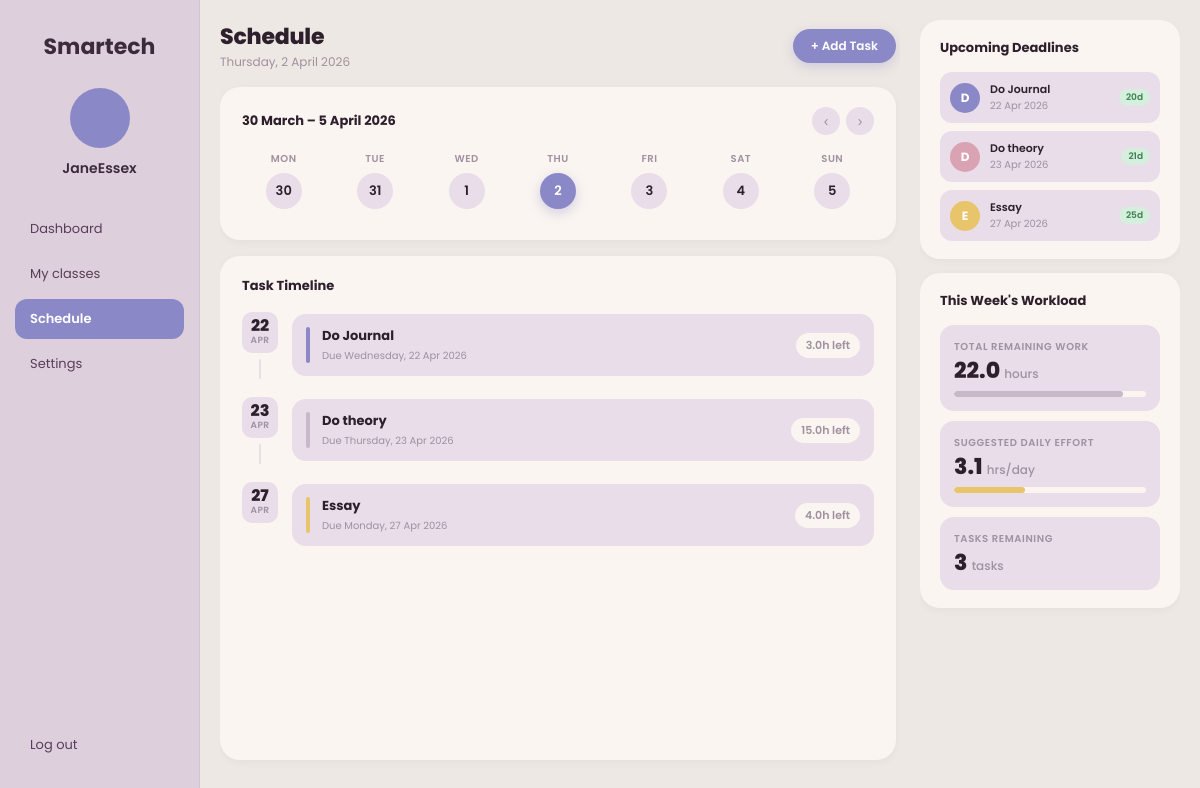
The page /schedule (signed in) on the database its author committed.
### models.py (models this page shows, shortened)
class User(UserMixin, db.Model):
    id = db.Column(db.Integer, primary_key=True)
    username = db.Column(db.String(100), unique=True, nullable=False)
    email = db.Column(db.String(150), unique=True, nullable=False)
    password_hash = db.Column(db.String(200), nullable=False)
    is_admin = db.Column(db.Boolean, default=False, nullable=False)
    courses = db.relationship('Course', backref='user', lazy=True)
    tasks = db.relationship('Task', backref='user', lazy=True)
    otp_code = db.Column(db.String(6), nullable=True)
    otp_expiry = db.Column(db.DateTime, nullable=True)

class Task(db.Model):
    id = db.Column(db.Integer, primary_key=True)
    title = db.Column(db.String(200), nullable=False)
    description = db.Column(db.Text, nullable=True)
    deadline = db.Column(db.Date, nullable=False)
    total_effort_hours = db.Column(db.Float, nullable=False)
    remaining_effort_hours = db.Column(db.Float, nullable=False)
    created_at = db.Column(db.DateTime, default=datetime.utcnow)
    user_id = db.Column(db.Integer, db.ForeignKey('user.id'), nullable=False)
    course_id = db.Column(db.Integer, db.ForeignKey('course.id'), nullable=False)
    progress_logs = db.relationship('ProgressLog', backref='task', lazy=True)

### app.py (the view)
@app.route("/schedule")
@login_required
def schedule():
    tasks = Task.query.filter_by(user_id=current_user.id).all()
    courses = Course.query.filter_by(user_id=current_user.id).all()
    return render_template("schedule.html", tasks=tasks, courses=courses, today=date.today())

### app.py (called while the page is built)
@login_manager.user_loader
def load_user(user_id):
    return User.query.get(int(user_id))

### templates/schedule.html (shortened to what this page needs)
{% extends "base.html" %}
{% block content %}
<div class="sched-main">
  <div class="sched-header">
    <div>
      <h2 class="sched-title">Schedule</h2>
      <div class="sched-date" id="todayLabel"></div>
    </div>
    <a href="{{ url_for('add_task') }}" class="add-task-btn">+ Add Task</a>
  </div>
  <div class="week-card">
    <div class="week-header">
      <span class="week-label" id="weekRangeLabel"></span>
      <div class="week-nav">
        <button class="week-nav-btn" onclick="changeWeek(-1)">‹</button>
        <button class="week-nav-btn" onclick="changeWeek(1)">›</button>
      </div>
    </div>
    <div class="week-days" id="weekDays"></div>
  </div>
  <div class="timeline-card">
    <p class="timeline-title">Task Timeline</p>
    <div class="timeline-list">
      {% set bar_colors = ['#8b88c8','#c9b8c8','#e8c46a','#a8c8a8','#d9a3b3'] %}
      {% if tasks %}
        {% for task in tasks | sort(attribute='deadline') %}
        <div class="timeline-item">
          <div class="timeline-left">
            <div class="tl-date-box">
              <div class="tl-date-day">{{ task.deadline.strftime('%d') }}</div>
              <div class="tl-date-mon">{{ task.deadline.strftime('%b') }}</div>
            </div>
            <div class="tl-line"></div>
          </div>
          <div class="timeline-right">
            <div class="tl-task-card">
              <div class="tl-bar" style="background:{{ bar_colors[loop.index0 % 5] }};"></div>
              <div class="tl-info">
                <div class="tl-task-name">{{ task.title }}</div>
                <div class="tl-task-sub">
                  Due {{ task.deadline.strftime('%A, %d %b %Y') }}
                </div>
              </div>
              <div class="tl-hrs">{{ task.remaining_effort_hours }}h left</div>
            </div>
          </div>
        </div>
        {% endfor %}
      {% else %}
        <div class="empty-schedule">
          <div style="font-size:36px; margin-bottom:10px;">📅</div>
          <p>No tasks scheduled yet.</p>
          <a href="{{ url_for('add_task') }}" style="color:var(--purple); font-weight:600; font-size:12px;">Add your first task →</a>
        </div>
      {% endif %}
    </div>
  </div>
</div>
<div class="sched-sidebar">
  <div class="side-card">
    <p class="side-title">Upcoming Deadlines</p>
    {% set avatar_colors = ['#8b88c8','#d9a3b3','#e8c46a','#a8c8a8','#c9b8c8'] %}
    {% if tasks %}
      {% for task in tasks | sort(attribute='deadline') | list %}
        {% set days_left = (task.deadline - today).days %}
        <div class="deadline-item" style="animation-delay:{{ loop.index0 * 0.06 }}s">
          <div class="dl-avatar" style="background:{{ avatar_colors[loop.index0 % 5] }};">
            {{ task.title[0].upper() }}
          </div>
          <div class="dl-info">
            <div class="dl-name">{{ task.title | truncate(20, True, '…') }}</div>
            <div class="dl-date">{{ task.deadline.strftime('%d %b %Y') }}</div>
          </div>
          {% if days_left < 0 %}
            <span class="dl-badge badge-red">overdue</span>
          {% elif days_left <= 3 %}
            <span class="dl-badge badge-yellow">{{ days_left }}d</span>
          {% else %}
            <span class="dl-badge badge-green">{{ days_left }}d</span>
          {% endif %}
        </div>
      {% endfor %}
    {% else %}
      <p style="font-size:12px; color:var(--text-muted);">No upcoming deadlines.</p>
    {% endif %}
  </div>
  <div class="side-card">
    <p class="side-title">This Week's Workload</p>
    {% set total_hrs = tasks | sum(attribute='remaining_effort_hours') %}
    {% set task_count = tasks | length %}
    {% set daily = (total_hrs / 7) | round(1) %}
    {% set pct = [total_hrs * 4, 100] | min %}
    <div class="workload-stat">
      <div class="wl-label">Total remaining work</div>
      <div class="wl-value">{{ total_hrs }} <span class="wl-unit">hours</span></div>
      <div class="wl-bar-track">
        <div class="wl-bar-fill {% if total_hrs > 20 %}alert{% elif total_hrs > 10 %}warn{% endif %}"
             style="width:{{ pct }}%;"></div>
      </div>
    </div>
    <div class="workload-stat">
      <div class="wl-label">Suggested daily effort</div>
      <div class="wl-value">{{ daily }} <span class="wl-unit">hrs/day</span></div>
      <div class="wl-bar-track">
        <div class="wl-bar-fill {% if daily > 6 %}alert{% elif daily > 3 %}warn{% endif %}"
             style="width:{{ [daily * 12, 100] | min }}%;"></div>
      </div>
    </div>
    <div class="workload-stat">
      <div class="wl-label">Tasks remaining</div>
      <div class="wl-value">{{ task_count }} <span class="wl-unit">tasks</span></div>
    </div>
  </div>
</div>
{% endblock %}

### templates/base.html (shortened to what this page needs)
<!DOCTYPE html>
<html lang="en">
<head>
</head>
<body>
    {% if current_user.is_authenticated and request.endpoint not in ['login', 'register', 'verify_otp'] %}
    <nav id="sidebar">
        <div class="logo">Smartech</div>
        <div class="user-profile">
            <div></div>
            <div style="font-weight:600; font-size:14px; color:#3d2b3c;">
                {{ current_user.username }}
            </div>
        </div>
        <div class="nav-links">
            <a href="{{ url_for('dashboard') }}"
               class="nav-item {% if request.endpoint == 'dashboard' %}active{% endif %}">
               Dashboard
            </a>
            <a href="{{ url_for('courses') }}"
               class="nav-item {% if request.endpoint in ['courses', 'course_detail'] %}active{% endif %}">
               My classes
            </a>
            <a href="{{ url_for('schedule') }}"
               class="nav-item {% if request.endpoint == 'schedule' %}active{% endif %}">
               Schedule
            </a>
            <a href="{{ url_for('settings') }}"
               class="nav-item {% if request.endpoint == 'settings' %}active{% endif %}">
               Settings
            </a>
        </div>
        <a href="{{ url_for('logout') }}" class="nav-item">Log out</a>
    </nav>
    {% endif %}
    <main>
        {% block content %}{% endblock %}
    </main>
</body>
</html>

### templates/base.html (style rules this page uses)
:root { --purple: #8b88c8; --pink: #c9b8c8; --gold: #e8c46a; --bg-main: #ede8e3; --card-bg: #faf5f0; --card-bg2: #e8dde8; --sidebar-bg: #ddd0dc; --text-dark: #2d1f2c; --text-muted: #a090a0; }
* { box-sizing: border-box; }
body { font-family: 'Poppins', sans-serif; background-color: var(--bg-main); margin: 0; padding: 0; display: flex; height: 100vh; width: 100vw; overflow: hidden; }
nav { width: 200px; background-color: var(--sidebar-bg); padding: 30px 15px; display: flex; flex-direction: column; flex-shrink: 0; border-right: 1px solid rgba(0,0,0,0.05); transition: transform 0.3s ease; z-index: 100; }
.logo { font-size: 22px; font-weight: 700; color: #3d2b3c; margin-bottom: 25px; text-align: center; }
.user-profile { text-align: center; margin-bottom: 30px; }
.user-profile div:first-child { width: 60px; height: 60px; border-radius: 50%; background: var(--purple); margin: 0 auto 10px; }
.nav-links { flex-grow: 1; }
.nav-item { display: flex; align-items: center; padding: 10px 15px; color: #5a3d59; text-decoration: none; border-radius: 12px; margin-bottom: 5px; font-size: 13px; transition: background 0.2s ease, transform 0.15s ease; }
.nav-item.active { background: var(--purple); color: white; font-weight: 600; }
main { flex: 1; display: grid; grid-template-columns: 1fr 260px; gap: 20px; padding: 20px; height: 100%; overflow: hidden; box-sizing: border-box; min-width: 0; }

### rows shown on the page
User: username "JaneEssex"
Task: deadline "22", deadline "APR", title "Do Journal", deadline "Wednesday, 22 Apr 2026", remaining_effort_hours "3.0", title "D", deadline "22 Apr 2026", days_left "20"
Task: deadline "23", deadline "APR", title "Do theory", deadline "Thursday, 23 Apr 2026", remaining_effort_hours "15.0", title "D", deadline "23 Apr 2026", days_left "21"
Task: deadline "27", deadline "APR", title "Essay", deadline "Monday, 27 Apr 2026", remaining_effort_hours "4.0", title "E", deadline "27 Apr 2026", days_left "25"

### other values the page prints
{{ total_hrs }} "22.0"
{{ daily }} "3.1"
{{ task_count }} "3"
